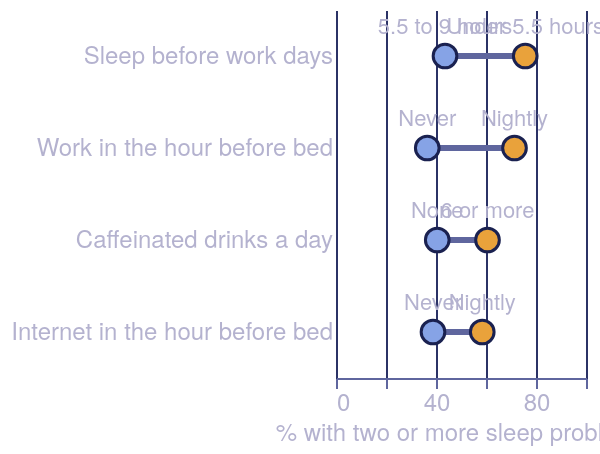

Write the Vega-Lite specification saved for this chart.
### Vega-Lite specification from a JSON file in a GitHub repository (floating-point values rounded to 4 significant figures)
{"$schema": "https://vega.github.io/schema/vega-lite/v5.json", "width": "container", "height": {"step": 46}, "data": {"values": [{"habit": "Work in the hour before bed", "level": "Never", "kind": "Healthier habit", "pct": 36.5}, {"habit": "Work in the hour before bed", "level": "Nightly", "kind": "Riskier habit", "pct": 71.4}, {"habit": "Sleep before work days", "level": "5.5 to 9 hours", "kind": "Healthier habit", "pct": 43.6}, {"habit": "Sleep before work days", "level": "Under 5.5 hours", "kind": "Riskier habit", "pct": 75.7}, {"habit": "Caffeinated drinks a day", "level": "None", "kind": "Healthier habit", "pct": 40.5}, {"habit": "Caffeinated drinks a day", "level": "6 or more", "kind": "Riskier habit", "pct": 60.6}, {"habit": "Internet in the hour before bed", "level": "Never", "kind": "Healthier habit", "pct": 38.8}, {"habit": "Internet in the hour before bed", "level": "Nightly", "kind": "Riskier habit", "pct": 58.5}]}, "encoding": {"y": {"field": "habit", "type": "nominal", "title": null, "sort": {"field": "pct", "op": "max", "order": "descending"}, "axis": {"domain": false, "ticks": false, "labelLimit": 320}}, "x": {"field": "pct", "type": "quantitative", "title": "% with two or more sleep problems", "scale": {"domain": [0, 100]}, "axis": {"grid": true}}}, "layer": [{"mark": {"type": "rule", "strokeWidth": 3, "color": "#5f669e"}, "encoding": {"x": {"aggregate": "min", "field": "pct"}, "x2": {"aggregate": "max", "field": "pct"}}}, {"mark": {"type": "circle", "size": 140, "opacity": 1, "stroke": "#1a2150", "strokeWidth": 1.5}, "encoding": {"color": {"field": "kind", "type": "nominal", "title": null, "scale": {"domain": ["Healthier habit", "Riskier habit"], "range": ["#86a3e6", "#e9a23b"]}, "legend": null}, "tooltip": [{"field": "habit", "title": "Habit"}, {"field": "level", "title": "Level"}, {"field": "pct", "title": "% with 2+ problems", "format": ".1f"}]}}, {"mark": {"type": "text", "dy": -14, "fontSize": 11, "color": "#b4b2cf"}, "encoding": {"text": {"field": "level"}}}, {"mark": {"type": "text", "fontSize": 12, "fontStyle": "italic", "color": "#b4b2cf", "align": "left", "baseline": "middle", "dx": 14, "opacity": {"expr": "width < 420 ? 0 : 1"}}, "encoding": {"x": {"field": "pct", "type": "quantitative"}, "text": {"condition": {"test": "datum.habit == 'Work in the hour before bed' && datum.level == 'Nightly'", "value": "Nearly double"}, "value": ""}}}], "autosize": {"type": "fit-x", "contains": "padding"}, "config": {"background": "transparent", "font": "'Source Sans 3', 'Helvetica Neue', Arial, sans-serif", "view": {"stroke": null}, "title": {"font": "Fraunces, Georgia, serif", "fontSize": 18, "fontWeight": 600, "color": "#e9e7f3", "anchor": "start", "subtitleFont": "'Source Sans 3', 'Helvetica Neue', Arial, sans-serif", "subtitleFontSize": 13, "subtitleFontWeight": 400, "subtitleColor": "#b4b2cf", "offset": 12}, "axis": {"labelFontSize": 12, "titleFontSize": 12, "titleColor": "#b4b2cf", "labelColor": "#b4b2cf", "gridColor": "#2b3266", "labelLimit": 320, "domainColor": "#5f669e", "tickColor": "#5f669e", "titleFontWeight": 400}, "legend": {"labelLimit": 260, "titleLimit": 300, "labelFontSize": 12, "titleFontSize": 12, "titleColor": "#b4b2cf", "labelColor": "#e9e7f3", "titleFontWeight": 400}, "header": {"labelFontSize": 13, "labelColor": "#e9e7f3", "titleFontSize": 13}, "text": {"font": "'Source Sans 3', 'Helvetica Neue', Arial, sans-serif", "color": "#e9e7f3"}}}
